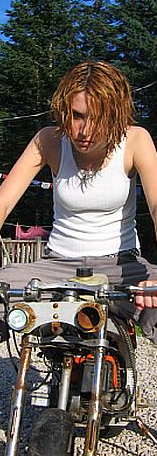
//> input picture examples/chapter11/s.png, 157 x 456 px
$ ./example11_3 s.png 2   (built with g++ and OpenCV 4)
//> lines starting //> are read from the running program, lines starting //| are printed output that depends on the picture
//Example 11-3,Log-Polar transform example
//Build Flags:
//g++ -Wall -g -o "example11_3" "example11_3.cpp" `pkg-config --cflags --libs opencv`
#include <iostream>
#include <opencv2/opencv.hpp>
#include "opencv2/imgproc.hpp"
#include "opencv2/highgui.hpp"
using namespace std;
using namespace cv;
int main(int argc, char **argv){
	 if(argc != 3){
	    cout << "Log Polar Usage:\n" << argv[0] << "<image name> <M Value>\n \t Defauly M value = 30 \n";
	    return -1;
	    }

	Mat src = imread(argv[1],1);
//> src is the input picture: 456 rows x 157 cols, CV_8UC3; mean B, G, R 88, 94.7, 103.1

	if(src.empty()){
		cout << "File not found, or un-readable" << argv[1] << "\n";
		return -1;
	}

	double M = atof(argv[2]);    //convert a string to a double
//> M = 2

	Mat dst(src.size(), src.type());
	Mat src2(src.size(), src.type());
	Point2f P(src.cols*0.5f,src.rows*0.5f); // loaction of point taken, 1,1 is lower right corner.
//> P = Point(78.5, 228)
	logPolar(src, dst, P, M, INTER_LINEAR); // Broke this function up so I could undestand it, make it work.
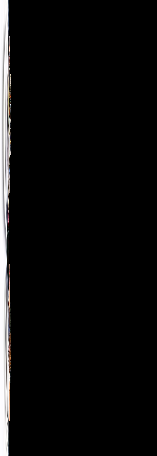
//> dst: 456 rows x 157 cols, CV_8UC3; mean B, G, R 12.8, 12.7, 13
	logPolar(dst, src2, P, M, WARP_INVERSE_MAP);
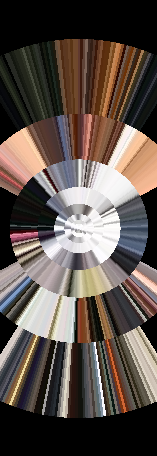
//> src2: 456 rows x 157 cols, CV_8UC3; mean B, G, R 73.9, 80.3, 91.3

	//not in book, but makes looking at this easier for me.
	namedWindow("Source Image", WINDOW_AUTOSIZE);
	namedWindow("Log Polar", WINDOW_AUTOSIZE);
	namedWindow("Inverse Log Polar", WINDOW_AUTOSIZE);

	moveWindow("Source Image", 0, 0);
	moveWindow("Log Polar", 100, 100);
	moveWindow("Inverse Log Polar", 200, 200);

	imshow("Source Image", src);
	imshow("Log Polar", dst);
	imshow("Inverse Log Polar", src2);


	waitKey();

	return 0;
	}
